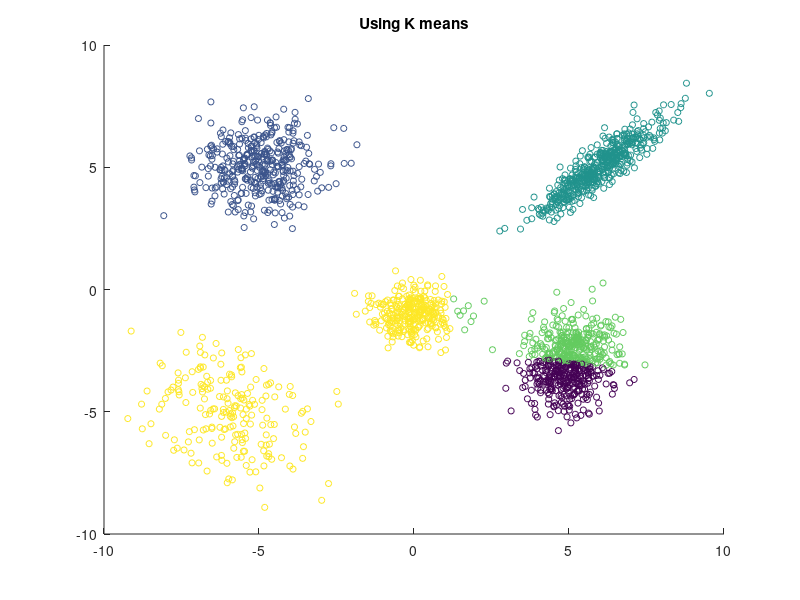

This chart was generated by the following MATLAB code: (Note: this script raises an error after producing the figure.)
function hw5_clustering()
%% K means, Heirarchical single link and spectral clustering for dataset A
XY=load('data_a.txt');

idx1=kmeans(XY,5);
figure()
scatter(XY(:,1),XY(:,2),20,idx1);
title('Using K means');

Z=linkage(XY,'single');
idx2=cluster(Z,10);

figure()
scatter(XY(:,1),XY(:,2),20,idx2);
title('Using single link heirarchical clustering');

sigma = 1;
nbclusters = 5;
[clusters,~,~]=spectral_clustering(XY, nbclusters, sigma, 'kmean', [2 2]);
group=[idx1,idx2, clusters];

dlmwrite('cluster_a.txt',group);
%% K means, Heirarchical single link and spectral clustering for dataset B
clear;
XY=load('data_b.txt');

idx1=kmeans(XY,5);
figure()
scatter(XY(:,1),XY(:,2),20,idx1);
title('Using K means');


Z=linkage(XY,'single');
idx2=cluster(Z,'maxclust',5);

figure()
scatter(XY(:,1),XY(:,2),20,idx2);
title('Using single link heirarchical clustering');

sigma = 0.1;
nbclusters = 5;
[clusters,~,~]=spectral_clustering(XY, nbclusters, sigma, 'kmean', [2 2]);
group=[idx1,idx2, clusters];

dlmwrite('cluster_b.txt',group);
%% K means, Heirarchical single link and spectral clustering for dataset C
clear;
XY=load('data_c.txt');

idx1=kmeans(XY,5);
figure()
scatter(XY(:,1),XY(:,2),20,idx1);
title('Using K means');


Z=linkage(XY,'single');
idx2=cluster(Z,'maxclust',5);

figure()
scatter(XY(:,1),XY(:,2),20,idx2);
title('Using single link heirarchical clustering');

sigma = 0.03;
nbclusters = 5;
[clusters,~,~]=spectral_clustering(XY, nbclusters, sigma, 'kmean');
group=[idx1,idx2, clusters];

dlmwrite('cluster_c.txt',group);
end





function [clusters, evalues, evectors] = spectral_clustering(data, nbclusters, varargin)
%
% spectral_clustering(data, nbclusters, varargin) is a spectral clustering function to
% assemble random unknown data into clusters. after specifying the data and
% the number of clusters, next parameters can vary as wanted. This function
% will construct the fully connected similarity graph of the data.
%
% The first parameter of varargin is the name of the function to use.
%
% The second is the parameter to pass to the function.

% Third parameter is the type of the Laplacian matrix:
% 'unormalized' - unnormalized laplacian matrix
% 'sym' - normalized symmetric laplacian matrix
% 'rw' - normalized asymmetric laplacian matrix
% (if omitted the default will be 'unnormalized')
% 
% then the algorithm used for organizing eigenvectors:
% 'np' - generally used for 2 clusters, one eigenvector must be used, if
% will put positive values in class 1 and negative values in class 2
% 'kmean' - a k-mean algorithm will be used to cluster the given eigenvectors
% 
% finally an eigenvector choice can be added, it can be a vector [vmin
% vmax] or a matrix defining several intervals. if not found the default
% will be [2 2]


plotchoices = {'bo','r+','md','k*','wv'};
lapmatrixchoices = {'unormalized', 'sym', 'rw'};
algochoices = {'np', 'kmean'};
func = 'gaussdist';
count = 1;

%%get all the parameters%%%
if(ischar(varargin{count}))
        
    func = varargin{count};
    count = count + 1;
end

params = varargin{count};
count = count + 1;

if(length(varargin) >= count)
    
    if(sum(strcmp(varargin{count}, lapmatrixchoices)) == 0)

        lapmatrixchoice = 'unormalized';
    else

        lapmatrixchoice = varargin{count};
        count = count + 1;
    end

    if(length(varargin) >= count)
        
        if(sum(strcmp(varargin{count}, algochoices)) == 0)

            clusteralgo = 'np';
        else
            clusteralgo = varargin{count};
            count = count + 1;
        end

        if(length(varargin) >= count)

            eigv = varargin{count};
        else
            
            eigv = [2 2];
        end
    else
        clusteralgo = 'np';
        eigv = [2 2];
    end
else
    
    lapmatrixchoice = 'unormalized';
    clusteralgo = 'np';
    eigv = [2 2];
end
%%all parameters are got%%%

sprintf('Graph choice is fully connected\nLaplacian choice is %s\nCluster algorithm is %s', lapmatrixchoice, clusteralgo)
[nbsamples, dim] = size(data);
wmat = zeros(nbsamples);

for i = 1: nbsamples - 1
    
    wmat(i, i + 1: end) = feval(func, repmat(data(i, :), nbsamples - i, 1), data(i + 1: end,:), params);
end

wmat = wmat + wmat';
dmat = diag(sum(wmat, 2));

if(strcmp(lapmatrixchoice, 'unormalized'))
    
    laplacian = dmat - wmat;
else
    if(strcmp(lapmatrixchoice, 'sym'))
        
        laplacian = eye(nbsamples) - (dmat^-0.5) * wmat * (dmat^-0.5);
    else
        if(strcmp(lapmatrixchoice, 'rw'))
            
            laplacian = eye(nbsamples) - (dmat^-1) * wmat;
        end
    end
end

[evectors, evalues] = eig(laplacian);

newspace = evectors(:, eigv(1,1): eigv(1,2));
n = size(eigv);
for i = 2: n(1)
    
    newspace = [newspace evectors(:, eigv(i,1): eigv(i,2))];
end

if(strcmp(clusteralgo, 'kmean'))
    
    clusters = kmeans(newspace, nbclusters);
else
    clusters = 1 + (newspace > 0);
end

if(dim == 2)
    figure;
    
    for i = 1: nbclusters
        points = data(clusters == i, :);
        
        plot(points(:,1), points(:,2), plotchoices{i});
        hold on;
    end
    title('clustered data using spectral clustering');
    colormap winter;
    set(gca,'color','yellow');
    grid on;
    
end
end

function weight = gaussdist(xi, xj, sigma)

weight = exp(-sum(((xi - xj) .^ 2) ./ sigma, 2));
end